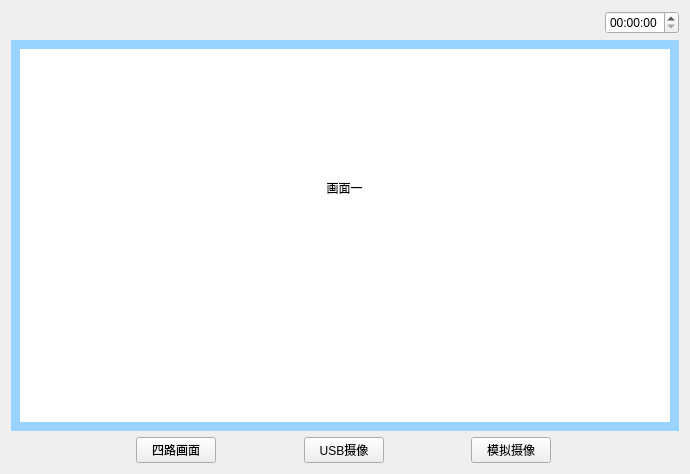
<?xml version="1.0" encoding="UTF-8"?>
<ui version="4.0">
 <class>Shipin_twousb</class>
 <widget class="QWidget" name="Shipin_twousb">
  <property name="geometry">
   <rect>
    <x>0</x>
    <y>0</y>
    <width>690</width>
    <height>474</height>
   </rect>
  </property>
  <property name="windowTitle">
   <string>Form</string>
  </property>
  <layout class="QGridLayout" name="gridLayout_2" rowstretch="1,5,1">
   <item row="0" column="0">
    <layout class="QHBoxLayout" name="horizontalLayout_5">
     <item>
      <widget class="QPushButton" name="pushButton">
       <property name="text">
        <string/>
       </property>
       <property name="icon">
        <iconset resource="myimages.qrc">
         <normaloff>:/image/images/4g.png</normaloff>:/image/images/4g.png</iconset>
       </property>
       <property name="flat">
        <bool>true</bool>
       </property>
      </widget>
     </item>
     <item>
      <widget class="QPushButton" name="pushButton_2">
       <property name="text">
        <string/>
       </property>
       <property name="icon">
        <iconset resource="myimages.qrc">
         <normaloff>:/image/images/wireless.svg</normaloff>:/image/images/wireless.svg</iconset>
       </property>
       <property name="flat">
        <bool>true</bool>
       </property>
      </widget>
     </item>
     <item>
      <widget class="QPushButton" name="pushButton_3">
       <property name="text">
        <string/>
       </property>
       <property name="icon">
        <iconset resource="myimages.qrc">
         <normaloff>:/image/images/bl.svg</normaloff>:/image/images/bl.svg</iconset>
       </property>
       <property name="flat">
        <bool>true</bool>
       </property>
      </widget>
     </item>
     <item>
      <widget class="QPushButton" name="pushButton_4">
       <property name="text">
        <string/>
       </property>
       <property name="icon">
        <iconset resource="myimages.qrc">
         <normaloff>:/image/images/locate.svg</normaloff>:/image/images/locate.svg</iconset>
       </property>
       <property name="flat">
        <bool>true</bool>
       </property>
      </widget>
     </item>
     <item>
      <spacer name="horizontalSpacer_4">
       <property name="orientation">
        <enum>Qt::Horizontal</enum>
       </property>
       <property name="sizeHint" stdset="0">
        <size>
         <width>40</width>
         <height>20</height>
        </size>
       </property>
      </spacer>
     </item>
     <item>
      <widget class="QTimeEdit" name="timeEdit_2"/>
     </item>
    </layout>
   </item>
   <item row="1" column="0">
    <widget class="QWidget" name="widget" native="true">
     <property name="sizePolicy">
      <sizepolicy hsizetype="Preferred" vsizetype="Preferred">
       <horstretch>0</horstretch>
       <verstretch>0</verstretch>
      </sizepolicy>
     </property>
     <property name="contextMenuPolicy">
      <enum>Qt::DefaultContextMenu</enum>
     </property>
     <property name="styleSheet">
      <string notr="true">background-color: rgb(153, 211, 255);</string>
     </property>
     <layout class="QGridLayout" name="gridLayout">
      <item row="0" column="0">
       <widget class="QWidget" name="widget_one" native="true">
        <property name="styleSheet">
         <string notr="true">background-color: rgb(255, 255, 255);</string>
        </property>
        <widget class="QLabel" name="label">
         <property name="geometry">
          <rect>
           <x>0</x>
           <y>0</y>
           <width>649</width>
           <height>278</height>
          </rect>
         </property>
         <property name="text">
          <string>&lt;html&gt;&lt;head/&gt;&lt;body&gt;&lt;p align=&quot;center&quot;&gt;画面一&lt;/p&gt;&lt;/body&gt;&lt;/html&gt;</string>
         </property>
         <property name="scaledContents">
          <bool>true</bool>
         </property>
        </widget>
       </widget>
      </item>
     </layout>
    </widget>
   </item>
   <item row="2" column="0">
    <layout class="QHBoxLayout" name="horizontalLayout_2">
     <item>
      <widget class="QPushButton" name="returnIndex">
       <property name="font">
        <font>
         <family>AR PL UMing TW MBE</family>
        </font>
       </property>
       <property name="styleSheet">
        <string notr="true">border-image: url(:/image/images/index.svg);</string>
       </property>
       <property name="text">
        <string/>
       </property>
       <property name="icon">
        <iconset resource="myimages.qrc">
         <normaloff>:/image/images/index.svg</normaloff>:/image/images/index.svg</iconset>
       </property>
       <property name="iconSize">
        <size>
         <width>40</width>
         <height>40</height>
        </size>
       </property>
       <property name="flat">
        <bool>true</bool>
       </property>
      </widget>
     </item>
     <item>
      <spacer name="horizontalSpacer">
       <property name="orientation">
        <enum>Qt::Horizontal</enum>
       </property>
       <property name="sizeHint" stdset="0">
        <size>
         <width>40</width>
         <height>20</height>
        </size>
       </property>
      </spacer>
     </item>
     <item>
      <widget class="QPushButton" name="fourFrame">
       <property name="text">
        <string>四路画面</string>
       </property>
      </widget>
     </item>
     <item>
      <spacer name="horizontalSpacer_5">
       <property name="orientation">
        <enum>Qt::Horizontal</enum>
       </property>
       <property name="sizeHint" stdset="0">
        <size>
         <width>40</width>
         <height>20</height>
        </size>
       </property>
      </spacer>
     </item>
     <item>
      <widget class="QPushButton" name="usbFrame">
       <property name="text">
        <string>USB摄像</string>
       </property>
      </widget>
     </item>
     <item>
      <spacer name="horizontalSpacer_3">
       <property name="orientation">
        <enum>Qt::Horizontal</enum>
       </property>
       <property name="sizeHint" stdset="0">
        <size>
         <width>40</width>
         <height>20</height>
        </size>
       </property>
      </spacer>
     </item>
     <item>
      <widget class="QPushButton" name="moniFrame">
       <property name="text">
        <string>模拟摄像</string>
       </property>
      </widget>
     </item>
     <item>
      <spacer name="horizontalSpacer_2">
       <property name="orientation">
        <enum>Qt::Horizontal</enum>
       </property>
       <property name="sizeHint" stdset="0">
        <size>
         <width>40</width>
         <height>20</height>
        </size>
       </property>
      </spacer>
     </item>
     <item>
      <widget class="QPushButton" name="returnPage">
       <property name="text">
        <string/>
       </property>
       <property name="icon">
        <iconset resource="myimages.qrc">
         <normaloff>:/image/images/shangyiye.svg</normaloff>:/image/images/shangyiye.svg</iconset>
       </property>
       <property name="iconSize">
        <size>
         <width>40</width>
         <height>40</height>
        </size>
       </property>
       <property name="flat">
        <bool>true</bool>
       </property>
      </widget>
     </item>
    </layout>
   </item>
  </layout>
 </widget>
 <resources>
  <include location="myimages.qrc"/>
 </resources>
 <connections/>
</ui>
